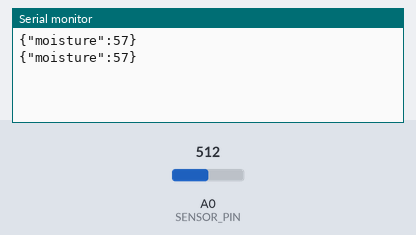
Recording of a sketch running on a simulated Arduino Uno, built with avr-gcc and run on an emulated ATmega328P. Shown: the last lines printed to the serial monitor. Inputs (shaded band) come from the test bench; at power-on: A0 (SENSOR_PIN) = 512.

Above: at 1.8 s.
1.9 s: A0 (SENSOR_PIN) set to 716
At 2.8 s:
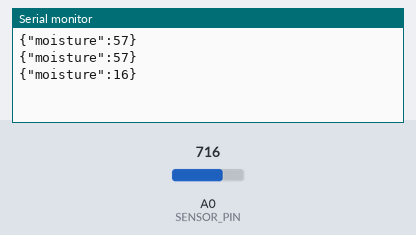
3.4 s: A0 (SENSOR_PIN) set to 900
At 4.3 s:
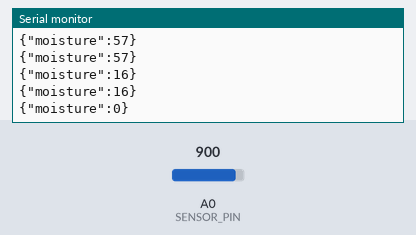
Timing chart, 0 to 6.4 s (numbered marks = the images above; inputs shaded):
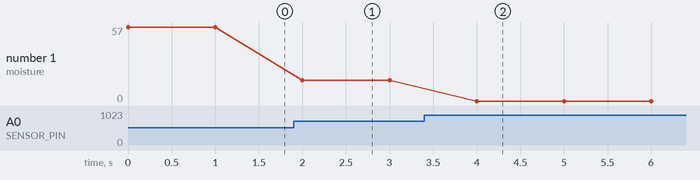

Measured:
- after the input at 1.9 s, the serial monitor: prints a new line after 0.10 s (image 1)
- after the input at 3.4 s, the serial monitor: prints a new line after 0.60 s (image 2)
- plotted number 1: 57 → 16 after the input at 1.9 s, 16 → 0 after the input at 3.4 s

The sketch:

arduino_moisture_serial.ino
```cpp
// Arduino UNO/Nano moisture sender
const int SENSOR_PIN = A0;
int DRY = 800;
int WET = 300;

void setup(){ Serial.begin(9600); pinMode(SENSOR_PIN, INPUT); }
void loop(){
  int raw = analogRead(SENSOR_PIN);
  int pct = map(raw, DRY, WET, 0, 100);
  if (pct < 0) pct = 0;
  if (pct > 100) pct = 100;
  Serial.print("{\"moisture\":"); Serial.print(pct); Serial.println("}");
  delay(1000);
}
```
